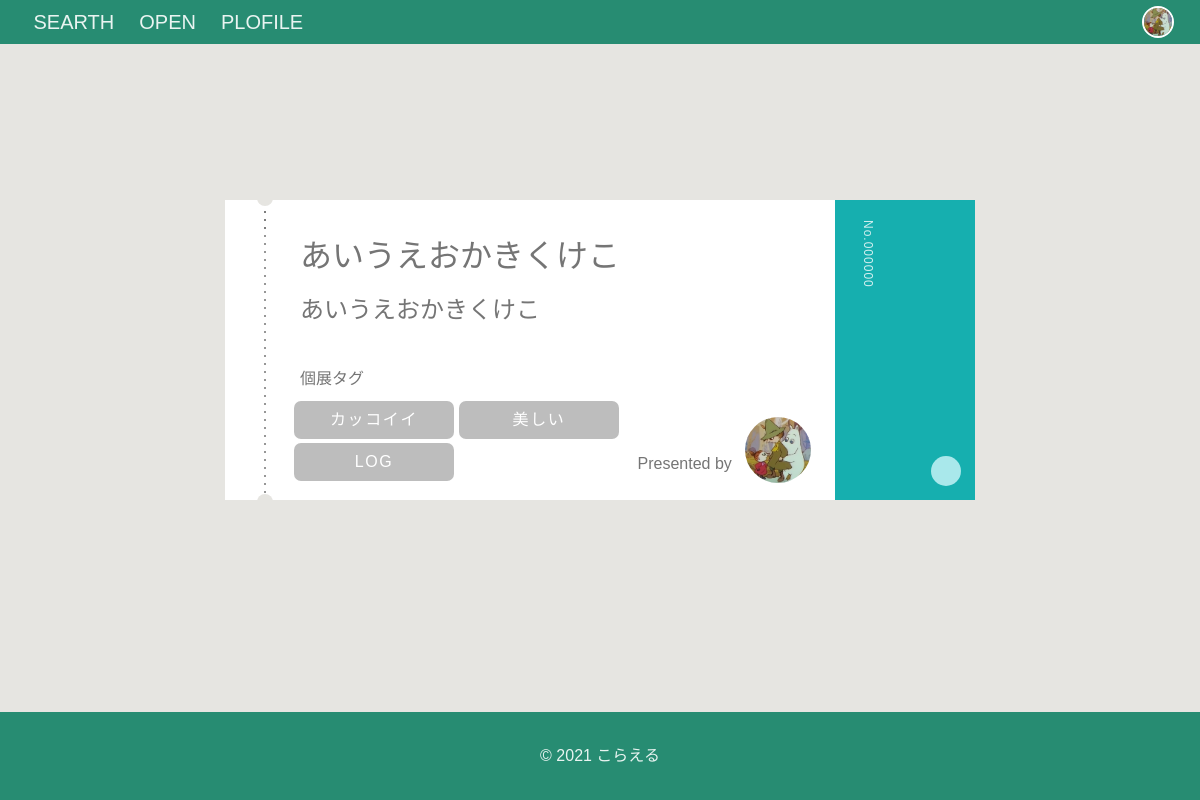
The page /post/detail-top/ef826ebf-834c-42e2-b05b-f367b9faf01d (signed in) on the database as committed earlier.
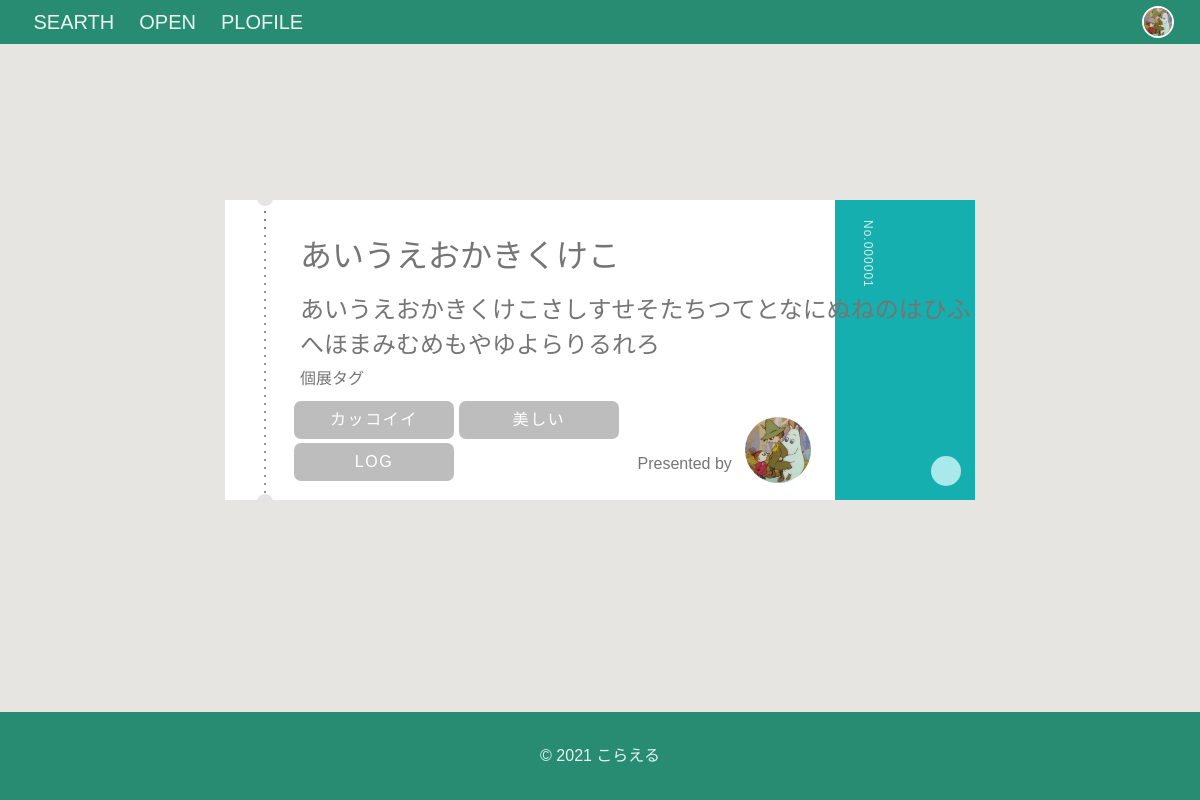
The same page on the database as committed later.
### post/models.py (models this page shows, shortened)
class Post(models.Model):
    author = models.CharField(verbose_name='作者',max_length=100,null=False,default="admin")
    title = models.CharField(verbose_name='タイトル',max_length=10,blank=False,null=False)
    content = models.CharField(verbose_name='本文',max_length=44,blank=False,null=False)
    tag = models.ManyToManyField(Tag, verbose_name='タグ',blank=True)#Tagモデルと紐づけ
    relation = models.ManyToManyField('self', verbose_name='関連', blank=True)#Postモデルと紐づけ
    created_at = models.DateTimeField(verbose_name='投稿時間',auto_now_add=True,null=False)
    id = models.UUIDField(verbose_name='作品ID',primary_key=True, default=uuid.uuid4, editable=False,null=False)
    flyer = models.ImageField(verbose_name='フライヤー',upload_to=flyers_path,blank=False,null=False,default = '../static/picture/8074e2c65a3ab65d0ce7b482795b7ac0.jpg')
    like = models.IntegerField(default=0)
    views = models.IntegerField(default=0)
    is_exhibition = models.BooleanField(default=False,help_text="exhibitionだったらTrue")
    '''
    blankは入力フォーム(入力しないと進めない)
    nullはデータベース(入力しなくても進める)
    idは主キー
    '''

### post/views.py (the view)
# urls.py: path('detail-top/<uuid:id>',views.detail_top,name = 'detail-top'),
@login_required
def detail_top(request,id):
    post = get_object_or_404(Post,id = str(id))
    views = str(post.views).zfill(6)
    context = {
        'account' : CustomUser.objects.filter(username = post.author).first(),
        'post': post,
        'views': views,
        'tag': Tag.objects.all(),
    }
    return render(request, 'post/detail-top.html', context)

### templates/post/detail-top.html (shortened to what this page needs)
{% load static %}
{% block link %}
<link rel="stylesheet" href="https://unpkg.com/ress/dist/ress.min.css" />
<link rel="stylesheet" type="text/css" href="{% static 'css/grobal.css' %}" />
<link rel="stylesheet" type="text/css" href="{% static 'css/detail-top.css' %}" />
{% endblock %}
<!DOCTYPE html>
<html lang="ja">
<head>
  <link href="https://use.fontawesome.com/releases/v5.6.1/css/all.css" rel="stylesheet" />
</head>
<body>
  <header>
    <nav class="pc-nav">
      <ul class="pc-nav-menu">
        <li class="home"><a href="../ranking/new">SEARTH</a></li>
        <li><a href="../../post/open">OPEN</a></li>
        <li><a href="../../account/profile/{{ request.user }}">PLOFILE</a></li>
      </ul>
    </nav>
    {% if request.user.id != None %}
    <img class="header-icon" src="{{ user.icon.url }}" />
    {% else %}
    <a href="../account/signup" class="btn btn-signup">SIGNUP</a>
    <a href="../account/login" class="btn btn-login">LOGIN</a>
    {% endif %}
  </header>
  <div class="container01">
    <div class="card">
      <p>No.{{ views }}
      </p>
      <div class="white-base">
        <div class="pic">
        </div>
        <span class="title">{{ post.title }}</span>
        <span class="overview">{{ post.content }}</span>
        <span class="tagtop">個展タグ</span>
        <ul class="sortbtn">
          {% for tag in post.tag.all|slice:"0:4" %}
          <li class="btn-margin"><span class="btn btn-on0{{ forloop.counter }}">{{ tag.name }}</span></li>
          {% empty %}
          <a>タグ付いてないよ</a>
          {% endfor %}
        </ul>
        <a  href="../../account/profile/{{ account.username }}"><span class="by" >Presented by<img class="tickrt-icon" src="{{ account.icon.url }}"/></span></a>
      </div>
      <ul>
        <li></li>
        <li></li>
        <li></li>
        <li></li>
        <li></li>
        <li></li>
        <li></li>
        <li></li>
        <li></li>
        <li></li>
        <li></li>
        <li></li>
        <li></li>
        <li></li>
        <li></li>
        <li></li>
        <li></li>
        <li></li>
        <li></li>
        <li></li>
        <li></li>
        <li></li>
        <li></li>
        <li></li>
        <li></li>
        <li></li>
        <li></li>
        <li></li>
        <li></li>
        <li></li>
        <li></li>
        <li></li>
        <li></li>
        <li></li>
        <li></li>
        <li></li>
        <li></li>
      </ul>
      <button onclick="location.href='../detail/{{ post.id }}'">
      </button>
    </div>
    <footer>
      <ul class="footer-menu">
        <p class="footer-text">© 2021 こらえる</p>
      </ul>
    </footer>
</body>
</html>

Rows that differ between the two databases and show on the page:
changed Post "あいうえおかきくけこ": content "あいうえおかきくけこ" → "あいうえおかきくけこさしすせそたちつてとなにぬねのはひふへほまみむめもやゆよらりるれろ"
Other text that changed with them:
{{ views }}: "000000" → "000001"
